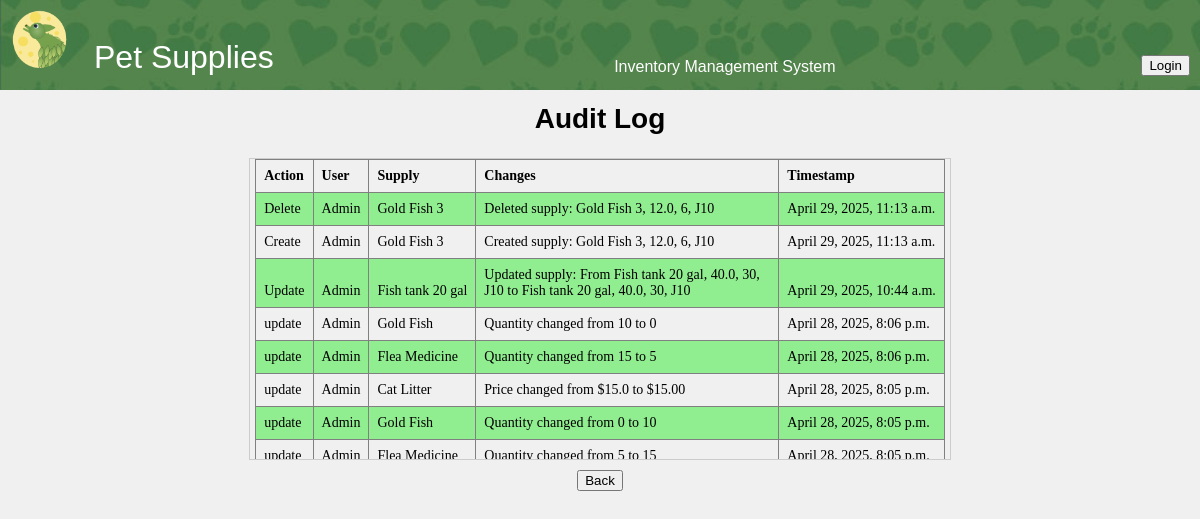
/audit-log/, run on an earlier commit of the app's database.
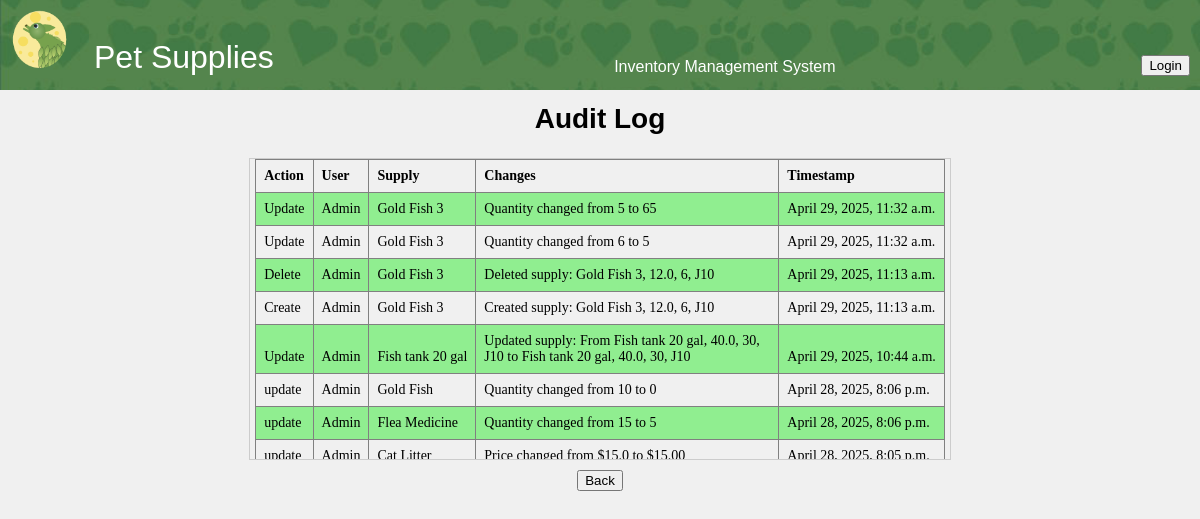
And on a later commit of the database.
### inventory/models.py (models this page shows, shortened)
class AuditLog(models.Model):
    ACTION_CHOICES = (
        ('CREATE', 'Create'),
        ('UPDATE', 'Update'),
        ('DELETE', 'Delete'),
    )
    user = models.ForeignKey(User, on_delete=models.SET_NULL, null=True)  # Track the user making the change
    action = models.CharField(max_length=10, choices=ACTION_CHOICES)  # The type of action (CREATE, UPDATE, DELETE)
    supply = models.ForeignKey(Supply, on_delete=models.CASCADE)  # Link to the supply that was changed
    changes = models.TextField()  # Description of what was changed
    timestamp = models.DateTimeField(auto_now_add=True)  # When the change was made

class Supply(models.Model):
    name = models.CharField(max_length=255, primary_key=True)
    price = models.FloatField()
    quantity = models.IntegerField()
    location = models.CharField(max_length=255)
    reorder_point = models.PositiveIntegerField(default=5)

### inventory/views.py (the view)
# urls.py: path('audit-log/', views.audit_log, name='audit_log'),
def audit_log(request):
    logs = AuditLog.objects.all().order_by('-timestamp')
    return render(request, 'inventory/audit_log.html', {'logs': logs})

### inventory/templates/inventory/audit_log.html (shortened to what this page needs)
{% load static %}
<!DOCTYPE html>
<html lang="en">
<head>
    <link rel="stylesheet" href="{% static 'css/styles.css' %}">
</head>
<body>
    <div class="header-container">
        <img src="{% static 'icons/header_image.jpg' %}" alt="Header Background" class="header-bg">
        <center>
        <table class = "nav_tab">
            <tr>
                <td>
    <img src="{% static 'icons/TLeafLogo2sm.png' %}" alt="T Leaf Logo" class = "logo">
</td>
 <td class = "pet">
    <div class = "head">
        Pet Supplies
        </div>
    </td>
    <td class = "warn2">
        <center>
     Inventory Management System
    </center>
    </td>
    <td class = "login">
        {% if user.is_authenticated %}
            <span style="color: white; margin-right: 10px;">Welcome, {{ user.username }}</span>
            <a href="{% url 'logout' %}"><button type="button">Logout</button></a>
        {% else %}
            <a href="{% url 'login' %}"><button type="button">Login</button></a>
        {% endif %}
    </td>
</tr>
</table>
</center>
</div>
<center>
    <h2>Audit Log</h2>
    <div class="table-container">
    <table border="1" class="data_tab">
        <tr>
            <th>Action</th>
            <th>User</th>
            <th>Supply</th>
            <th>Changes</th>
            <th>Timestamp</th>
        </tr>
        {% for log in logs %}
        <tr>
            <td>{{ log.get_action_display }}</td>
            <td>{{ log.user.username }}</td>
            <td>{{ log.supply.name }}</td>
            <td class = "changes">{{ log.changes }}</td>
            <td>{{ log.timestamp }}</td>
        </tr>
        {% endfor %}
    </table>
</div>
</center>
<center><a href="{% url 'index' %}">
    <button type="submit" >Back
    </button>
    </a>
</center>
</body>
</html>

### inventory/static/css/styles.css (style rules this page uses)
body { font-family: 'Georgia', serif; font-size: 14px; }
.header-container { font-family: 'Bauhaus 93', Arial, sans-serif; font-size: 16px; align-items: center; height: 80px; color: white; text-align: center; }
.header-container .header-bg { position: absolute; top: 0; left: 0; width: 100%; height: 90px; object-fit: cover; z-index: -1; }
h1,h2 { font-family: 'Bauhaus 93', Arial, sans-serif; }
.header-container .logo { width: 60px; height: auto; margin-right: 1px; }
.nav_tab { width: 100%; height: 50px; }
.nav_tab th, td, p { vertical-align: bottom; }
.pet { font-family: 'Bauhaus 93', Arial, sans-serif; font-size: 2em; vertical-align: bottom; width: 20%; }
.warn2 { width:70%; }
.warning h1, h2 { font-family: 'Georgia', serif; font-weight: bold; }
.head { margin-right: auto; margin-left: 5px; vertical-align: top; }
.table-container { max-height: 300px; overflow-y: auto; width: 700px; border: 1px solid #ccc; }
.data_tab { border-collapse: collapse; margin-right: auto; margin-left: auto; }
.data_tab th, td { text-align: left; padding: 8px; }
.data_tab tr:nth-child(even) { background-color: Lightgreen; }

### inventory/templates/inventory/audit_log.html (style rules this page uses)
body { margin: 0; background-color: #f0f0f0; }
.nav_tab { width: 100%; margin: 0; padding: 0; }
.changes { width: 286px; }
h2 { font-family: 'Bauhaus 93', Arial, sans-serif; font-size: 2em; }
button { margin-top: 10px; }

What changed in the data, as far as the page shows it:
no longer on this page (row unchanged): AuditLog: action "update", user.username "Admin", supply.name "Gold Fish", changes "Quantity changed from 0 to 10", timestamp "April 28, 2025, 8:05 p.m."
no longer on this page (row unchanged): AuditLog: action "update", user.username "Admin", supply.name "Flea Medicine", changes "Quantity changed from 5 to 15", timestamp "April 28, 2025, 8:05 p.m."
added AuditLog: action "Update", user.username "Admin", supply.name "Gold Fish 3", changes "Quantity changed from 5 to 65", timestamp "April 29, 2025, 11:32 a.m."
added AuditLog: action "Update", user.username "Admin", supply.name "Gold Fish 3", changes "Quantity changed from 6 to 5", timestamp "April 29, 2025, 11:32 a.m."
